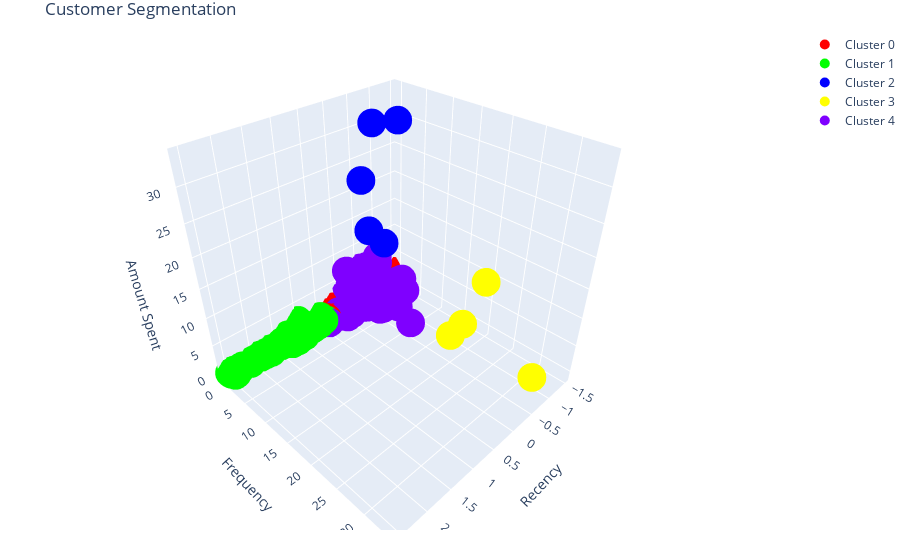

The cell this chart's notebook holds for it:
### Markdown cell above
### Visualize the Clusters

### Code cell
trace0 = go.Scatter3d(
        x=cluster_0.Recency,
        y=cluster_0.Frequency,
        z=cluster_0.Monetary,
        text=cluster_0.CustomerID,
        mode="markers",
        marker=dict(
                    size=10,
                    color="rgb(255,0,0)",  # set color to desired value 
        ),
        name="Cluster 0"
)
trace1 = go.Scatter3d(
        x=cluster_1.Recency,
        y=cluster_1.Frequency,
        z=cluster_1.Monetary,
        text=cluster_1['CustomerID'],
        mode="markers",
        marker=dict(
                    size=10,
                    color="rgb(0,255,0)",  
        ),
        name="Cluster 1"
)
trace2 = go.Scatter3d(
        x=cluster_2.Recency,
        y=cluster_2.Frequency,
        z=cluster_2.Monetary,
        text=cluster_2['CustomerID'],
        mode="markers",
        marker=dict(
                    size=10,
                    color="rgb(0,0,255)", 
        ),
        name="Cluster 2"
)
trace3 = go.Scatter3d(
        x=cluster_3.Recency,
        y=cluster_3.Frequency,
        z=cluster_3.Monetary,
        text=cluster_3['CustomerID'],
        mode="markers",
        marker=dict(
                    size=10,
                    color="rgb(255,255,0)", 
        ),
        name="Cluster 3"
)
trace4 = go.Scatter3d(
        x=cluster_4.Recency,
        y=cluster_4.Frequency,
        z=cluster_4.Monetary,
        text=cluster_4['CustomerID'],
        mode="markers",
        marker=dict(
                    size=10,
                    color="rgb(127,0,255)",
        ),
        name="Cluster 4"
)

# Create a list of traces
data_plot_km = [trace0,trace1,trace2,trace3,trace4]

# Create a Figure object
layout = go.Layout (
        margin=dict(l=0, r=0, b=30, t=30), title='Customer Segmentation',
        scene = dict(
            xaxis = dict (title = "Recency"),
            yaxis = dict (title = "Frequency"),
            zaxis = dict (title = "Amount Spent")
        )
    )
fig = go.Figure(data = data_plot_km, layout = layout)

# Update the data point labels
fig.update_traces( hovertemplate=" Customer ID:%{text} <br> Recency:%{x} <br> Frequency:%{y} <br> Amount Spent:%{z} ")
fig.show()

### Figure 1 — Plotly figure (JSON) as saved in the notebook; plotly's stock layout.template omitted (floating-point values rounded to 4 significant figures; data arrays with more than 128 entries replaced by an {"elided": "..."} marker saying what was removed)
{"data": [{"hovertemplate": " Customer ID:%{text} <br> Recency:%{x} <br> Frequency:%{y} <br> Amount Spent:%{z} ", "marker": {"color": "rgb(255,0,0)", "size": 10}, "mode": "markers", "name": "Cluster 0", "text": {"elided": "2827 float values"}, "type": "scatter3d", "x": {"elided": "2827 float values"}, "y": {"elided": "2827 float values"}, "z": {"elided": "2827 float values"}}, {"hovertemplate": " Customer ID:%{text} <br> Recency:%{x} <br> Frequency:%{y} <br> Amount Spent:%{z} ", "marker": {"color": "rgb(0,255,0)", "size": 10}, "mode": "markers", "name": "Cluster 1", "text": {"elided": "1294 float values"}, "type": "scatter3d", "x": {"elided": "1294 float values"}, "y": {"elided": "1294 float values"}, "z": {"elided": "1294 float values"}}, {"hovertemplate": " Customer ID:%{text} <br> Recency:%{x} <br> Frequency:%{y} <br> Amount Spent:%{z} ", "marker": {"color": "rgb(0,0,255)", "size": 10}, "mode": "markers", "name": "Cluster 2", "text": [12420.0, 14160.0, 14650.0, 17450.0, 18100.0], "type": "scatter3d", "x": [-0.4267, -0.4909, -0.4909, -0.4695, -0.7158], "y": [2.947, 5.709, 8.57, 1.11, 1.462], "z": [14.82, 13.57, 33.78, 22.58, 30.97]}, {"hovertemplate": " Customer ID:%{text} <br> Recency:%{x} <br> Frequency:%{y} <br> Amount Spent:%{z} ", "marker": {"color": "rgb(255,255,0)", "size": 10}, "mode": "markers", "name": "Cluster 3", "text": [12750.0, 14100.0, 14910.0, 17840.0], "type": "scatter3d", "x": [-0.5123, -0.5123, -0.5016, -0.5016], "y": [19.57, 21.66, 24.99, 33.94], "z": [3.306, 6.719, 15.9, 4.678]}, {"hovertemplate": " Customer ID:%{text} <br> Recency:%{x} <br> Frequency:%{y} <br> Amount Spent:%{z} ", "marker": {"color": "rgb(127,0,255)", "size": 10}, "mode": "markers", "name": "Cluster 4", "text": {"elided": "242 float values"}, "type": "scatter3d", "x": {"elided": "242 float values"}, "y": {"elided": "242 float values"}, "z": {"elided": "242 float values"}}], "layout": {"margin": {"b": 30, "l": 0, "r": 0, "t": 30}, "scene": {"xaxis": {"title": {"text": "Recency"}}, "yaxis": {"title": {"text": "Frequency"}}, "zaxis": {"title": {"text": "Amount Spent"}}}, "title": {"text": "Customer Segmentation"}}}
